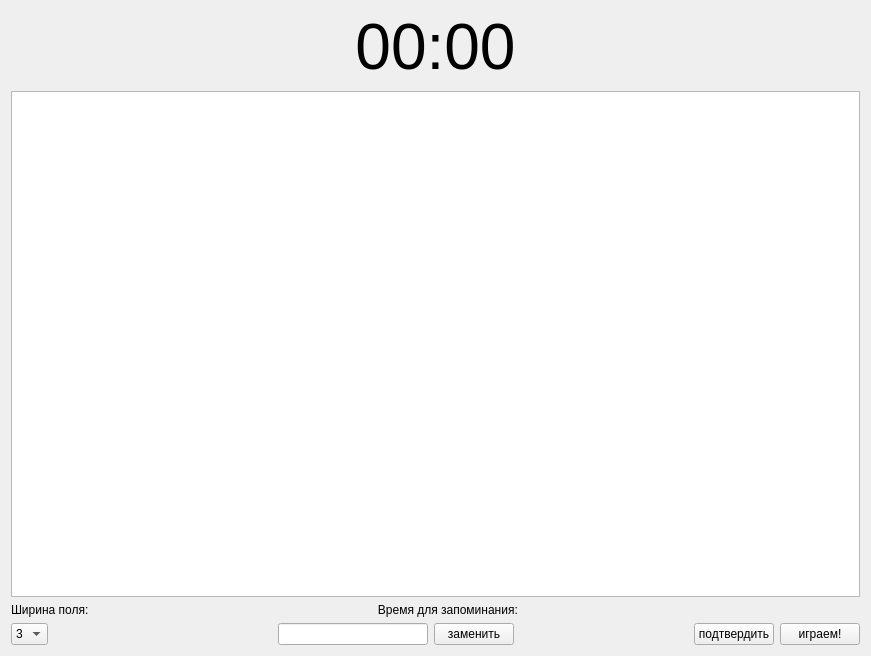
<?xml version="1.0" encoding="UTF-8"?>
<ui version="4.0">
 <class>mainForm</class>
 <widget class="QWidget" name="mainForm">
  <property name="geometry">
   <rect>
    <x>0</x>
    <y>0</y>
    <width>871</width>
    <height>656</height>
   </rect>
  </property>
  <property name="minimumSize">
   <size>
    <width>600</width>
    <height>400</height>
   </size>
  </property>
  <property name="baseSize">
   <size>
    <width>0</width>
    <height>0</height>
   </size>
  </property>
  <property name="windowTitle">
   <string>Puzzle</string>
  </property>
  <property name="toolTip">
   <string>&lt;html&gt;&lt;head/&gt;&lt;body&gt;&lt;p&gt;123&lt;/p&gt;&lt;/body&gt;&lt;/html&gt;</string>
  </property>
  <layout class="QVBoxLayout" name="verticalLayout">
   <item>
    <layout class="QHBoxLayout" name="horizontalLayout_2"/>
   </item>
   <item>
    <widget class="QLabel" name="label_timer">
     <property name="whatsThis">
      <string>&lt;html&gt;&lt;head/&gt;&lt;body&gt;&lt;p&gt;&lt;br/&gt;&lt;/p&gt;&lt;/body&gt;&lt;/html&gt;</string>
     </property>
     <property name="styleSheet">
      <string notr="true">font: 8pt &quot;Roboto&quot;;</string>
     </property>
     <property name="text">
      <string>&lt;html&gt;&lt;head/&gt;&lt;body&gt;&lt;p align=&quot;center&quot;&gt;&lt;span style=&quot; font-size:48pt;&quot;&gt;00:00&lt;/span&gt;&lt;/p&gt;&lt;/body&gt;&lt;/html&gt;</string>
     </property>
    </widget>
   </item>
   <item>
    <widget class="QGraphicsView" name="graphicsView">
     <property name="enabled">
      <bool>true</bool>
     </property>
    </widget>
   </item>
   <item>
    <widget class="QLabel" name="label">
     <property name="text">
      <string>Ширина поля:                                                                                       Время для запоминания:</string>
     </property>
    </widget>
   </item>
   <item>
    <layout class="QHBoxLayout" name="horizontalLayout">
     <item>
      <widget class="QComboBox" name="comboBox_size">
       <item>
        <property name="text">
         <string>3</string>
        </property>
       </item>
       <item>
        <property name="text">
         <string>2</string>
        </property>
       </item>
      </widget>
     </item>
     <item>
      <spacer name="horizontalSpacer_2">
       <property name="orientation">
        <enum>Qt::Horizontal</enum>
       </property>
       <property name="sizeType">
        <enum>QSizePolicy::Expanding</enum>
       </property>
       <property name="sizeHint" stdset="0">
        <size>
         <width>250</width>
         <height>20</height>
        </size>
       </property>
      </spacer>
     </item>
     <item>
      <widget class="QLineEdit" name="lineEdit_time">
       <property name="enabled">
        <bool>true</bool>
       </property>
       <property name="minimumSize">
        <size>
         <width>150</width>
         <height>0</height>
        </size>
       </property>
       <property name="maximumSize">
        <size>
         <width>200</width>
         <height>16777215</height>
        </size>
       </property>
      </widget>
     </item>
     <item>
      <widget class="QPushButton" name="btn_change_time">
       <property name="text">
        <string>заменить</string>
       </property>
      </widget>
     </item>
     <item>
      <spacer name="horizontalSpacer">
       <property name="orientation">
        <enum>Qt::Horizontal</enum>
       </property>
       <property name="sizeType">
        <enum>QSizePolicy::Expanding</enum>
       </property>
       <property name="sizeHint" stdset="0">
        <size>
         <width>200</width>
         <height>20</height>
        </size>
       </property>
      </spacer>
     </item>
     <item>
      <widget class="QPushButton" name="btn_confirm">
       <property name="text">
        <string>подтвердить</string>
       </property>
      </widget>
     </item>
     <item>
      <widget class="QPushButton" name="btn_start_game">
       <property name="text">
        <string>играем!</string>
       </property>
      </widget>
     </item>
    </layout>
   </item>
  </layout>
 </widget>
 <resources/>
 <connections/>
 <slots>
  <slot>AnimeButton_clicked()</slot>
 </slots>
</ui>
